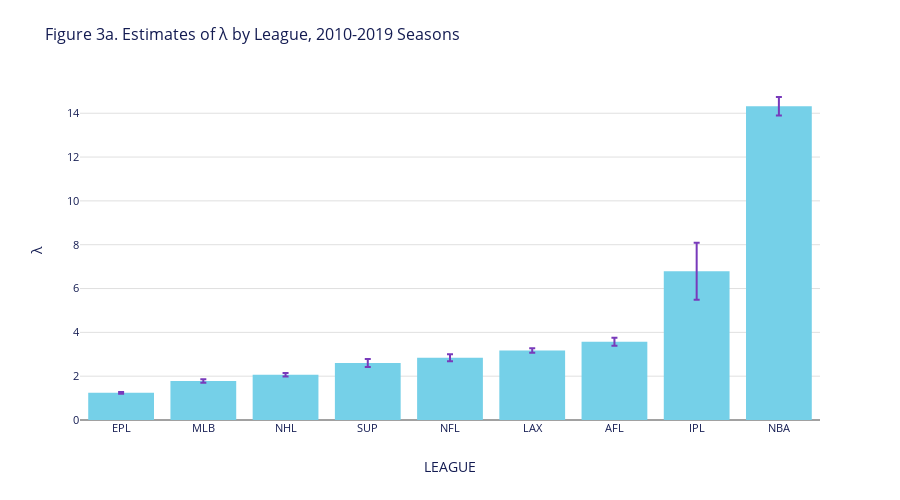
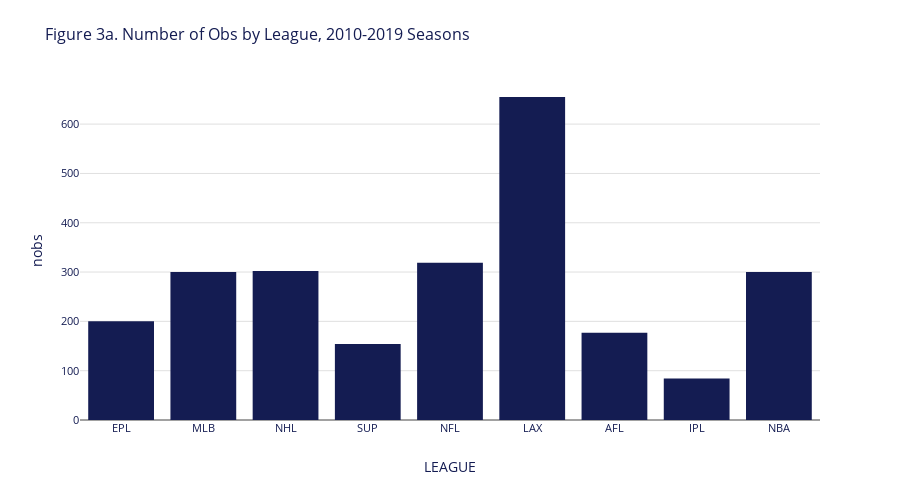
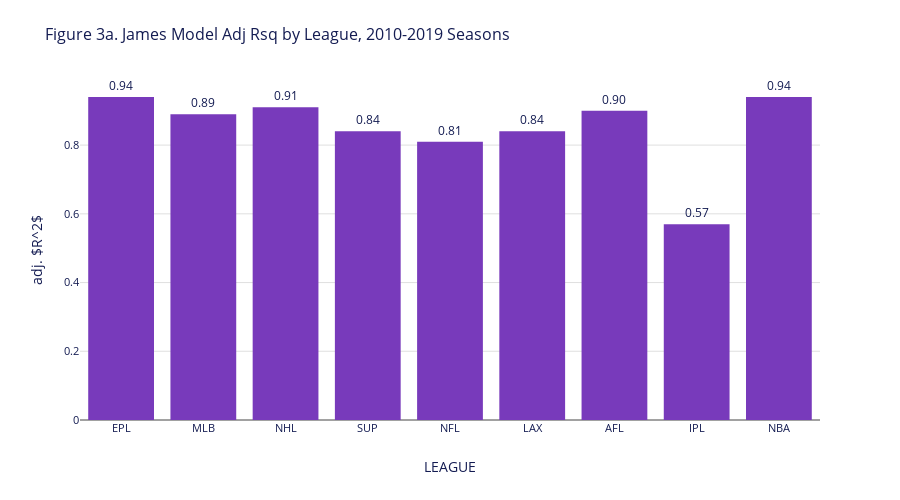

Here is the notebook cell these charts were saved with, in order:
### Code cell
bar_width = 0.4
x = np.arange(len(ols['LEAGUE']))

# First chart - Lambda estimates
fig, ax = plt.subplots(figsize=(10, 6))
bars = ax.bar(ols['LEAGUE'], ols['λ'], bar_width, 
              color=chart_colors['primary_color'], label='OLS')
ax.errorbar(ols['LEAGUE'], ols['λ'], yerr=ols['λ se']*2, 
            fmt="none", capsize=5, color=chart_colors['accent_color'])
style_matplotlib_chart(ax, chart_colors, 'Figure 3a. Estimates of λ by League, 2010-2019 Seasons')
plt.show()

# Second chart - Number of Observations
fig, ax = plt.subplots(figsize=(10, 6))
bars = ax.bar(ols['LEAGUE'], ols['nobs'], 
              color=chart_colors['secondary_color'])
style_matplotlib_chart(ax, chart_colors, 'Figure 3a. Number of Obs by League, 2010-2019 Seasons')
plt.show()

# Third chart - Adjusted R-squared
fig, ax = plt.subplots(figsize=(10, 6))
bars = ax.bar(ols['LEAGUE'], ols['adj. $R^2$'], 
              color=chart_colors['accent_color'])
ax.bar_label(bars, fmt='%.2f', color=chart_colors['text_color'])
style_matplotlib_chart(ax, chart_colors, 'Figure 3a. James Model Adj Rsq by League, 2010-2019 Seasons')
plt.show()

# Create and display interactive Plotly versions

# 1. Lambda estimates with error bars
fig1 = create_plotly_bar_chart(
    data=ols,
    x_col='LEAGUE',
    y_col='λ',
    title='Figure 3a. Estimates of λ by League, 2010-2019 Seasons',
    error_col='λ se',  # Error bars (will be multiplied by 2 in the function)
    add_value_labels=False
)
# Multiply error bars by 2 to match matplotlib version
fig1.data[0].error_y.array = fig1.data[0].error_y.array * 2
fig1.show()
export_plot_html(fig1, "lambda_estimates.html", "Lambda Estimates by League")

# 2. Number of observations
fig2 = create_plotly_bar_chart(
    data=ols,
    x_col='LEAGUE',
    y_col='nobs',
    title='Figure 3a. Number of Obs by League, 2010-2019 Seasons',
    add_value_labels=False
)
# Use secondary color
fig2.data[0].marker.color = colors['secondary_color']
fig2.show()
export_plot_html(fig2, "number_observations.html", "Number of Observations by League")

# 3. Adjusted R-squared with value labels
fig3 = create_plotly_bar_chart(
    data=ols,
    x_col='LEAGUE',
    y_col='adj. $R^2$',
    title='Figure 3a. James Model Adj Rsq by League, 2010-2019 Seasons',
    add_value_labels=True
)
# Use accent color
fig3.data[0].marker.color = colors['accent_color']
fig3.show()
export_plot_html(fig3, "adjusted_rsquared.html", "Adjusted R-squared by League")

### Figure 1 — Plotly figure (JSON) as saved in the notebook; plotly's stock layout.template omitted (floating-point values rounded to 4 significant figures)
{"data": [{"error_y": {"array": [0.04, 0.08, 0.08, 0.18, 0.16, 0.1, 0.18, 1.3, 0.42], "color": "#783ABB", "thickness": 2, "type": "data", "visible": true, "width": 3}, "hovertemplate": "LEAGUE: %{x}<br>λ: %{y}<extra></extra>", "marker": {"color": "#75D0E8"}, "type": "bar", "x": ["EPL", "MLB", "NHL", "SUP", "NFL", "LAX", "AFL", "IPL", "NBA"], "y": [1.24, 1.78, 2.06, 2.6, 2.84, 3.17, 3.57, 6.79, 14.32]}], "layout": {"height": 500, "margin": {"b": 80, "l": 80, "r": 80, "t": 80}, "showlegend": false, "title": {"text": "Figure 3a. Estimates of λ by League, 2010-2019 Seasons"}, "xaxis": {"title": {"text": "LEAGUE"}}, "yaxis": {"title": {"text": "λ"}}}}

### Figure 2 — Plotly figure (JSON) as saved in the notebook; plotly's stock layout.template omitted (floating-point values rounded to 4 significant figures)
{"data": [{"hovertemplate": "LEAGUE: %{x}<br>nobs: %{y}<extra></extra>", "marker": {"color": "#141C52"}, "type": "bar", "x": ["EPL", "MLB", "NHL", "SUP", "NFL", "LAX", "AFL", "IPL", "NBA"], "y": [200.0, 300.0, 302.0, 154.0, 319.0, 655.0, 177.0, 84.0, 300.0]}], "layout": {"height": 500, "margin": {"b": 80, "l": 80, "r": 80, "t": 80}, "showlegend": false, "title": {"text": "Figure 3a. Number of Obs by League, 2010-2019 Seasons"}, "xaxis": {"title": {"text": "LEAGUE"}}, "yaxis": {"title": {"text": "nobs"}}}}

### Figure 3 — Plotly figure (JSON) as saved in the notebook; plotly's stock layout.template omitted (floating-point values rounded to 4 significant figures)
{"data": [{"hovertemplate": "LEAGUE: %{x}<br>adj. $R^2$: %{y}<extra></extra>", "marker": {"color": "#783ABB"}, "text": [0.94, 0.89, 0.91, 0.84, 0.81, 0.84, 0.9, 0.57, 0.94], "textposition": "outside", "texttemplate": "%{text:.2f}", "type": "bar", "x": ["EPL", "MLB", "NHL", "SUP", "NFL", "LAX", "AFL", "IPL", "NBA"], "y": [0.94, 0.89, 0.91, 0.84, 0.81, 0.84, 0.9, 0.57, 0.94]}], "layout": {"height": 500, "margin": {"b": 80, "l": 80, "r": 80, "t": 80}, "showlegend": false, "title": {"text": "Figure 3a. James Model Adj Rsq by League, 2010-2019 Seasons"}, "xaxis": {"title": {"text": "LEAGUE"}}, "yaxis": {"title": {"text": "adj. $R^2$"}}}}
